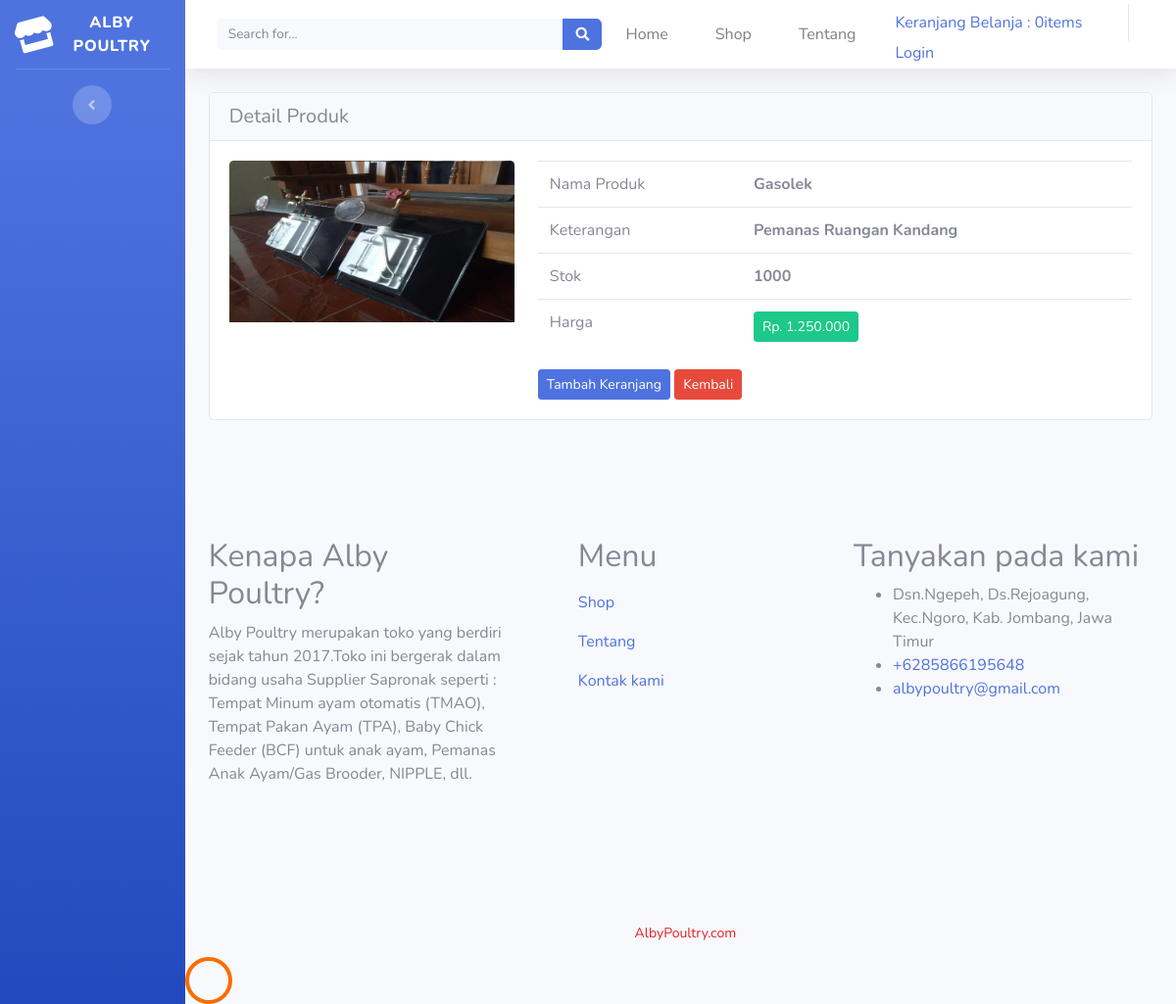
Page /alby_poultry/index.php/dashboard/detail/14 on the committed database.
### tables this page shows
CREATE TABLE `barang` (
  `id_barang` int(11) NOT NULL,
  `nama_barang` varchar(50) NOT NULL,
  `deskripsi` varchar(200) NOT NULL,
  `harga` int(25) NOT NULL,
  `stok` int(11) NOT NULL,
  `gambar_brg` text NOT NULL
);

### alby_poultry/application/controllers/Dashboard.php (called while the page is built, shortened)
<?php
class Dashboard extends CI_Controller {
    public function detail($id_barang)
    {
        $data['barang'] = $this->model_barang->detail_brg($id_barang);
        $this->load->view('templates/header');
        $this->load->view('templates/sidebar');
        $this->load->view('detail_barang', $data);
        $this->load->view('templates/footer');
    }
}

### alby_poultry/index.php (called while the page is built, shortened)
<?php
require_once BASEPATH.'core/CodeIgniter.php';

### alby_poultry/application/models/model_barang.php (called while the page is built, shortened)
<?php
 class Model_barang extends CI_Model{
     public function detail_brg($id_barang){
        $result = $this->db->where('id_barang', $id_barang)->get('barang');
        if($result->num_rows() > 0){
            return $result->result();
        } else{
            return false;
        }
     }
 }
?>

### alby_poultry/application/views/detail_barang.php (the view)
<div class="container-fluid">
        <div class="card">
        <h5 class="card-header">Detail Produk</h5>
        <div class="card-body">
        <?php foreach($barang as $brg) : ?>
            <div class="row">
            <div class="col-md-4">
                <img src="<?php echo base_url().'/uploads/'.$brg->gambar_brg ?> " class="card-img-top">
            </div>
            <div class="col-md-8">
            <table class="table">
                <tr>
                <td>Nama Produk</td>
                <td><strong><?php echo $brg->nama_barang  ?></strong></td>
                </tr>
                <tr>
                <td>Keterangan</td>
                <td><strong><?php echo $brg->deskripsi  ?></strong></td>
                </tr>
                <tr>
                <td>Stok</td>
                <td><strong><?php echo $brg->stok  ?></strong></td>
                </tr>
                <tr>
                <td>Harga</td>
                <td><strong><div class="btn btn-sm btn-success">Rp.  <?php echo number_format($brg->harga,0,',','.')  ?></div></strong></td>
                </tr>
            </table>
            <?php echo anchor ('dashboard/tambah_ke_keranjang/' .$brg->id_barang, '<div class="btn btn-sm btn-primary">Tambah Keranjang</div>') ?>
            <?php echo anchor ('dashboard/index/', '<div class="btn btn-sm btn-danger">Kembali</div>') ?>
            </div>
            </div>
        <?php endforeach; ?>
        </div>
</div>
</div>

### rows in the picture
barang: gambar_brg (picture), nama_barang "Gasolek", deskripsi "Pemanas Ruangan Kandang", stok "1000", harga "1.250.000", id_barang "Tambah Keranjang"

### other values in the picture
anchor ('dashboard/detail_keranjang', $keranjang) "Keranjang Belanja : 0items"
anchor('login/index', 'Login') "Login"
